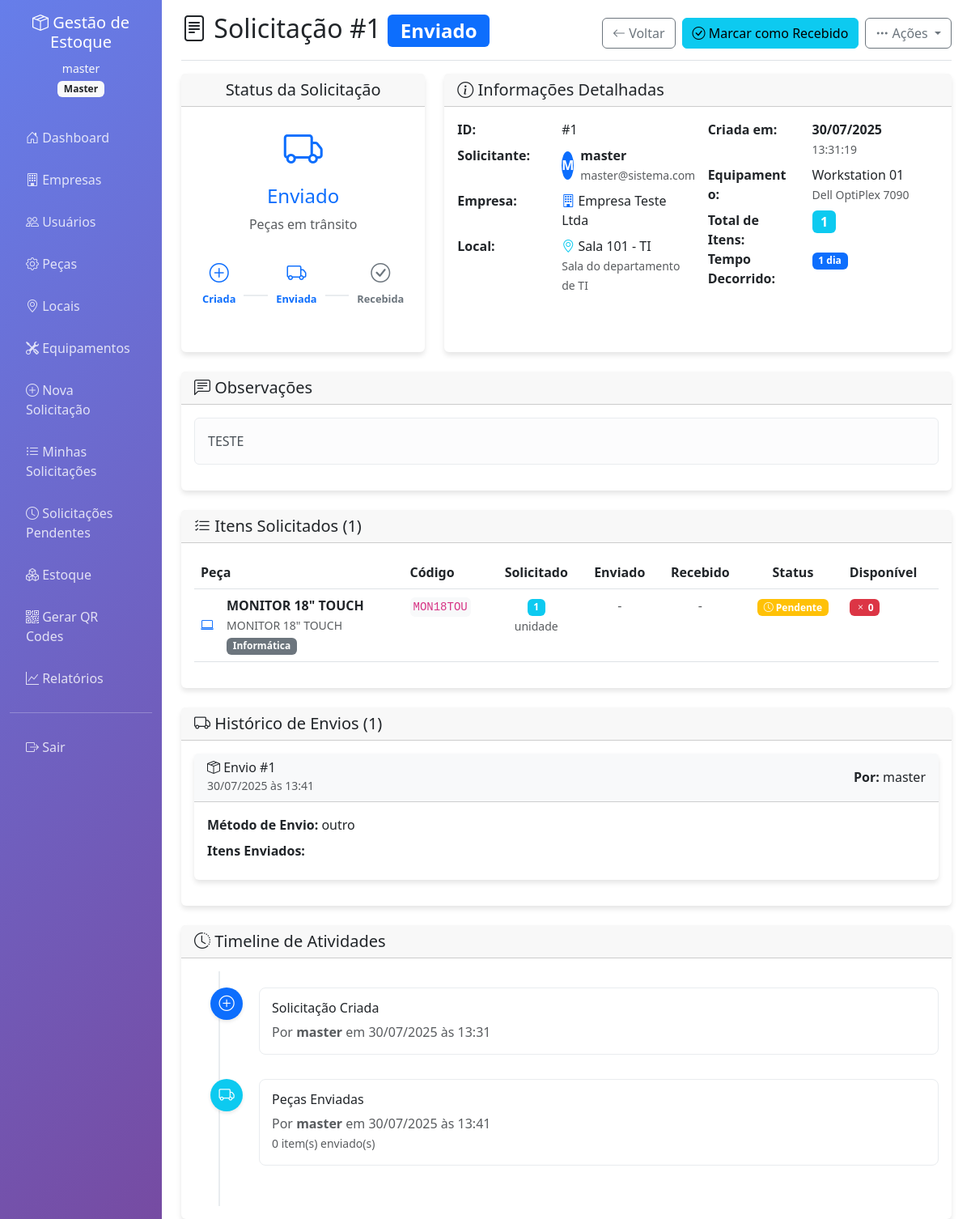
Before: /requests/1 (signed in) with the older database file.
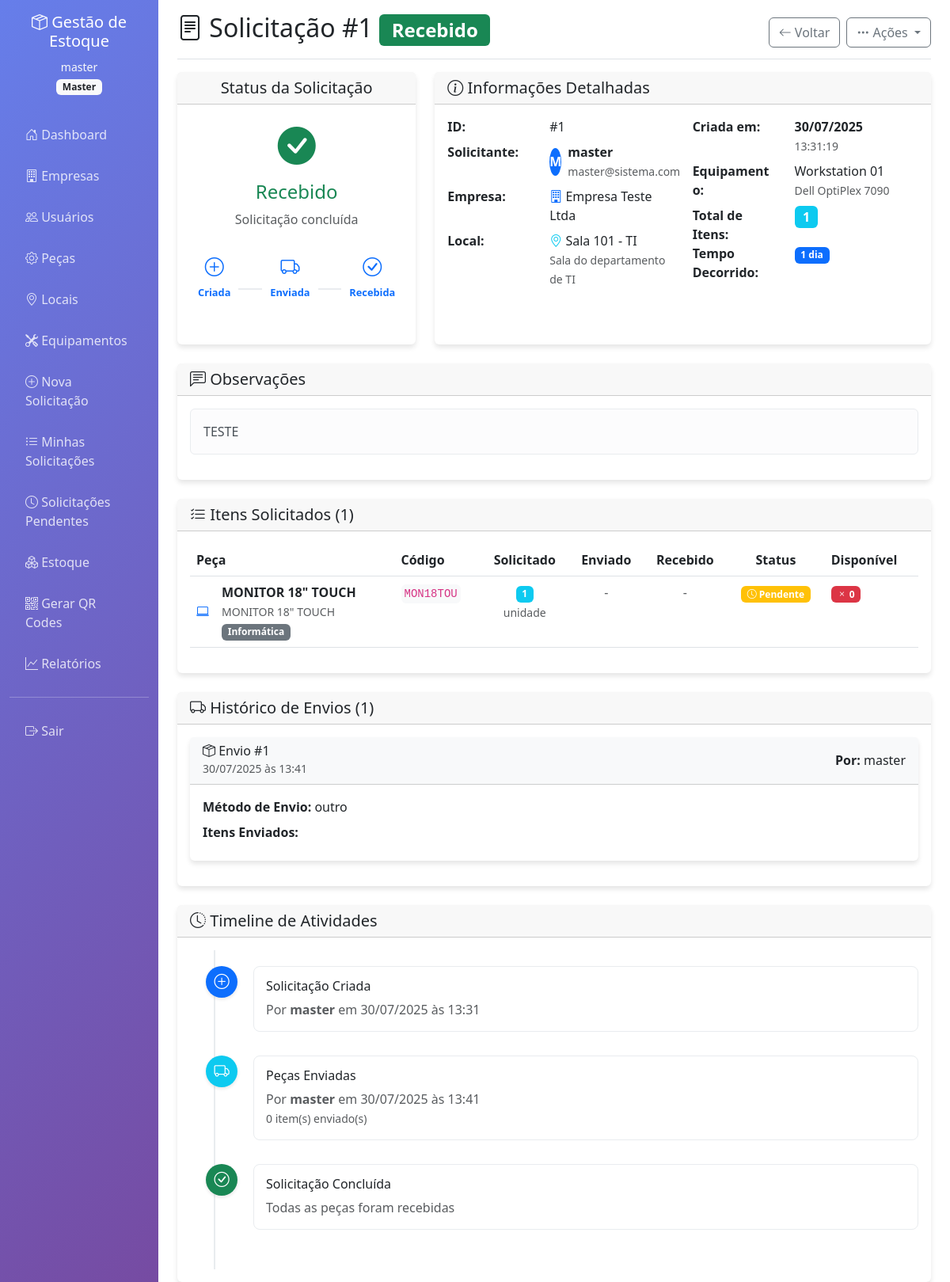
After: the same page with the newer database file.
### app.py (models this page shows)
class Request(db.Model):
    id = db.Column(db.Integer, primary_key=True)
    requester_id = db.Column(db.Integer, db.ForeignKey('user.id'), nullable=False)
    company_id = db.Column(db.Integer, db.ForeignKey('company.id'), nullable=False)
    location_id = db.Column(db.Integer, db.ForeignKey('location.id'), nullable=False)
    equipment_id = db.Column(db.Integer, db.ForeignKey('equipment.id'), nullable=True)
    status = db.Column(db.String(20), default='pendente')  # pendente, enviado, recebido, cancelado
    notes = db.Column(db.Text)
    created_at = db.Column(db.DateTime, default=datetime.utcnow)
    requester = db.relationship('User', backref='requests')
    company = db.relationship('Company', backref='requests')
    location = db.relationship('Location', backref='requests')
    equipment = db.relationship('Equipment', backref='equipment_requests')

### app.py (the view)
@app.route('/requests/<int:id>')
@login_required
def view_request(id):
    req = Request.query.get_or_404(id)
    if (current_user.role not in ['master', 'admin'] and
        req.requester_id != current_user.id and
        req.company_id != current_user.company_id):
        flash('Acesso negado!', 'error')
        return redirect(url_for('dashboard'))
    return render_template('view_request.html', request=req)

### app.py (called while the page is built)
@app.context_processor
def inject_now():
    return {'now': datetime.utcnow()}

@login_manager.user_loader
def load_user(user_id):
    return User.query.get(int(user_id))

### templates/view_request.html (shortened to what the changed rows need)
{% extends "base.html" %}
{% block content %}
<div class="d-flex justify-content-between flex-wrap flex-md-nowrap align-items-center pt-3 pb-2 mb-3 border-bottom">
    <h1 class="h2">
        <i class="bi bi-file-text"></i> Solicitação #{{ request.id }}
        <span class="badge
            {% if request.status == 'pendente' %}bg-warning
            {% elif request.status == 'enviado' %}bg-primary
            {% elif request.status == 'recebido' %}bg-success
            {% else %}bg-secondary
            {% endif %}">
            {{ request.status|title }}
        </span>
    </h1>
    <div class="btn-toolbar mb-2 mb-md-0">
        <a href="{{ url_for('my_requests') }}" class="btn btn-outline-secondary">
            <i class="bi bi-arrow-left"></i> Voltar
        </a>
        {% if current_user.role in ['receptor', 'admin', 'master'] and request.status == 'enviado' %}
        <button class="btn btn-info ms-2" onclick="markAsReceived()">
            <i class="bi bi-check-circle"></i> Marcar como Recebido
        </button>
        {% endif %}
        <div class="btn-group ms-2">
            <button type="button" class="btn btn-outline-secondary dropdown-toggle" data-bs-toggle="dropdown">
            </button>
        </div>
    </div>
</div>
<div class="row mb-4">
    <div class="col-md-4">
        <div class="card h-100">
            <div class="card-body text-center">
                <div class="mb-3">
                    {% if request.status == 'pendente' %}
                    <i class="bi bi-clock-fill text-warning" style="font-size: 3rem;"></i>
                    <h4 class="text-warning mt-2">Pendente</h4>
                    <p class="text-muted">Aguardando processamento</p>
                    {% elif request.status == 'enviado' %}
                    <i class="bi bi-truck text-primary" style="font-size: 3rem;"></i>
                    <h4 class="text-primary mt-2">Enviado</h4>
                    <p class="text-muted">Peças em trânsito</p>
                    {% elif request.status == 'recebido' %}
                    <i class="bi bi-check-circle-fill text-success" style="font-size: 3rem;"></i>
                    <h4 class="text-success mt-2">Recebido</h4>
                    <p class="text-muted">Solicitação concluída</p>
                    {% else %}
                    <i class="bi bi-x-circle-fill text-secondary" style="font-size: 3rem;"></i>
                    <h4 class="text-secondary mt-2">{{ request.status|title }}</h4>
                    <p class="text-muted">Status especial</p>
                    {% endif %}
                </div>
                <div class="timeline-simple">
                    <div class="timeline-item {{ 'active' if request.status == 'recebido' else '' }}">
                        <i class="bi bi-check-circle"></i>
                        <span>Recebida</span>
                    </div>
                </div>
            </div>
        </div>
    </div>
    <div class="col-md-8">
        <div class="card h-100">
            <div class="card-body">
                <div class="row">
                    <div class="col-md-6">
                        <dl class="row">
                            <dt class="col-sm-5">ID:</dt>
                            <dd class="col-sm-7">#{{ request.id }}</dd>
                            <dt class="col-sm-5">Solicitante:</dt>
                            <dd class="col-sm-7">
                                <div class="d-flex align-items-center">
                                </div>
                            </dd>
                            <dt class="col-sm-5">Empresa:</dt>
                            <dd class="col-sm-7">
                                <i class="bi bi-building text-primary"></i>
                                {{ request.company.name }}
                            </dd>
                            <dt class="col-sm-5">Local:</dt>
                            <dd class="col-sm-7">
                                <i class="bi bi-geo-alt text-info"></i>
                                {{ request.location.name }}
                                {% if request.location.description %}
                                <br><small class="text-muted">{{ request.location.description }}</small>
                                {% endif %}
                            </dd>
                        </dl>
                    </div>
                    <div class="col-md-6">
                        <dl class="row">
                            <dd class="col-sm-7">
                                <strong>{{ request.created_at.strftime('%d/%m/%Y') }}</strong><br>
                                <small class="text-muted">{{ request.created_at.strftime('%H:%M:%S') }}</small>
                            </dd>
                                {% set total_requested = request.items|sum(attribute='quantity_requested') %}
                                {% set days_ago = (now - request.created_at).days %}
                        </dl>
                    </div>
                </div>
            </div>
        </div>
    </div>
</div>
{% if request.notes %}
<div class="card mb-4">
    <div class="card-header">
        <h5 class="card-title mb-0">
            <i class="bi bi-chat-left-text"></i> Observações
        </h5>
    </div>
    <div class="card-body">
        <div class="alert alert-light">
            <p class="mb-0">{{ request.notes }}</p>
        </div>
    </div>
</div>
{% endif %}
<div class="card mb-4">
    <div class="card-body">
        <div class="table-responsive">
            <table class="table table-hover">
                <thead>
                    <tr>
                        <th>Peça</th>
                        <th>Código</th>
                        <th class="text-center">Solicitado</th>
                        <th class="text-center">Enviado</th>
                        <th class="text-center">Recebido</th>
                        <th class="text-center">Status</th>
                        <th>Disponível</th>
                    </tr>
                </thead>
            </table>
        </div>
    </div>
</div>
<div class="card">
    <div class="card-body">
        <div class="timeline">
            <div class="timeline-item">
                <div class="timeline-content">
                    <h6>Solicitação Criada</h6>
                    <p class="text-muted mb-0">
                        Por <strong>{{ request.requester.username }}</strong> em {{ request.created_at.strftime('%d/%m/%Y às %H:%M') }}
                    </p>
                </div>
            </div>
            {% if request.status == 'recebido' %}
            <div class="timeline-item">
                <div class="timeline-marker bg-success">
                    <i class="bi bi-check-circle"></i>
                </div>
                <div class="timeline-content">
                    <h6>Solicitação Concluída</h6>
                    <p class="text-muted mb-0">
                        Todas as peças foram recebidas
                    </p>
                </div>
            </div>
            {% endif %}
        </div>
    </div>
</div>
{% endblock %}

Changed rows visible on the page:
changed Request "TESTE": status "Enviado" → "Recebido"
Other visible differences:
text no longer shown: "Marcar como Recebido Enviado Peças em trânsito"
text now shown: "Recebido Solicitação concluída Solicitação Concluída Todas as peças foram recebidas"
